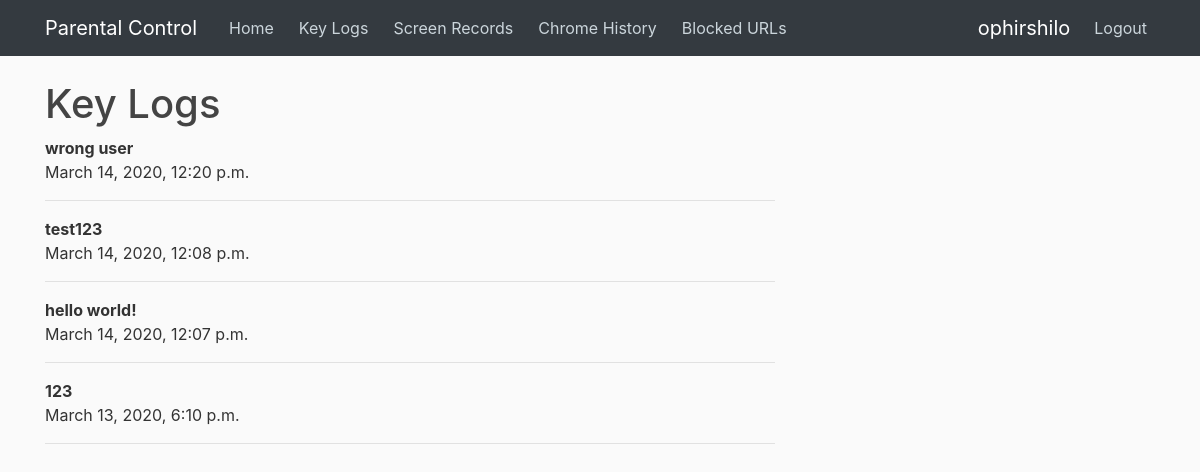
/children/keylogs/ (signed in), run on an earlier commit of the app's database.
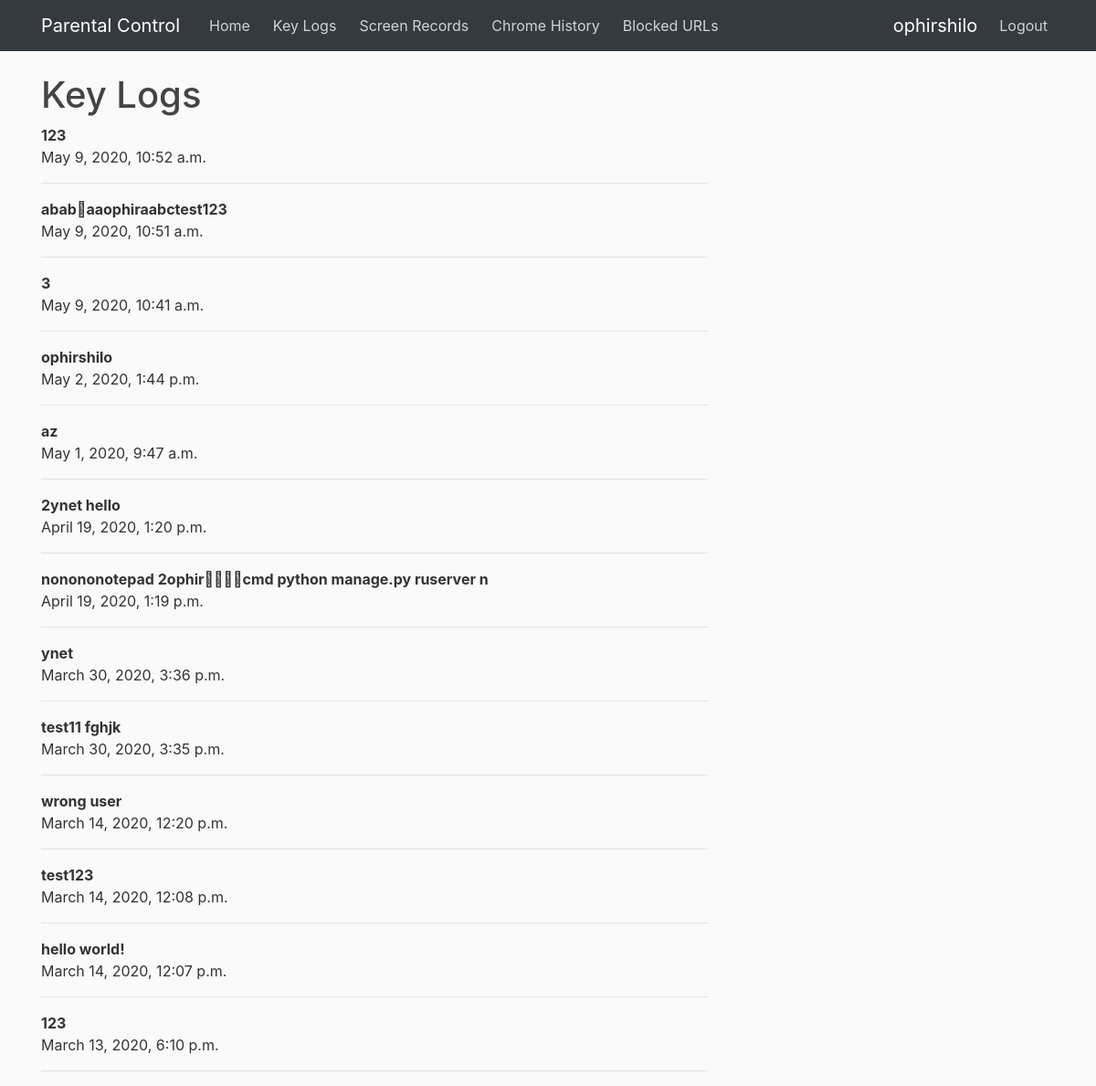
And on a later commit of the database.
### send/models.py (models this page shows)
class KeyLog(models.Model):
    content = models.CharField(max_length=1000)
    writeTime = models.DateTimeField(auto_now_add=True)
    user = models.ForeignKey(User, on_delete=models.CASCADE, default=1)

### children/views.py (the view)
def keylogs(request):
    if not request.user.is_authenticated:
        return redirect('login')
    context = {
        'keylogs': KeyLog.objects.filter(user=request.user).order_by('-writeTime')
    }
    return render(request, 'children/keylogs.html', context)

### children/templates/children/keylogs.html (shortened to what this page needs)
{% extends "children/base.html" %}
{% block content %}
    <h1>Key Logs</h1>
    {% for keylog in keylogs %}
        {% if keylog.content %}
            <b>{{ keylog.content }}</b>
            <br/>
            <span>{{ keylog.writeTime }}</span>
            <hr/>
        {% endif %}
    {% endfor %}
{% endblock content %}

What changed in the data, as far as the page shows it:
added KeyLog: content "123", writeTime "May 9, 2020, 10:52 a.m."
added KeyLog: content "abab\baaophiraabctest123", writeTime "May 9, 2020, 10:51 a.m."
added KeyLog: content "3", writeTime "May 9, 2020, 10:41 a.m."
added KeyLog: content "ophirshilo", writeTime "May 2, 2020, 1:44 p.m."
added KeyLog: content "az", writeTime "May 1, 2020, 9:47 a.m."
added KeyLog: content "2ynet hello", writeTime "April 19, 2020, 1:20 p.m."
added KeyLog: content "nonononotepad 2ophir\b\b\b\bcmd python manage.py ruserver n", writeTime "April 19, 2020, 1:19 p.m."
added KeyLog: content "ynet", writeTime "March 30, 2020, 3:36 p.m."
added KeyLog: content "test11 fghjk", writeTime "March 30, 2020, 3:35 p.m."
